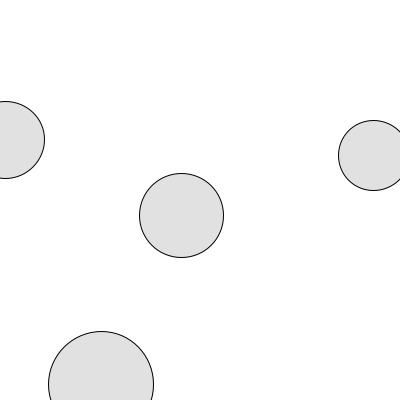
Frame 1 (no input)
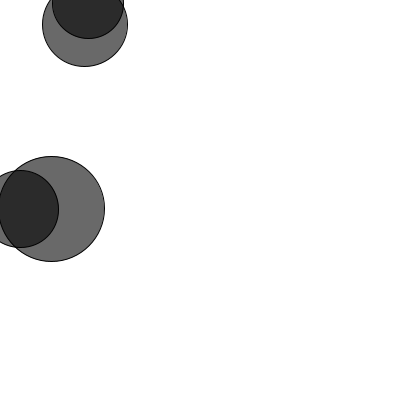
Frame 60 (the mouse pressed at the canvas centre just before this capture)
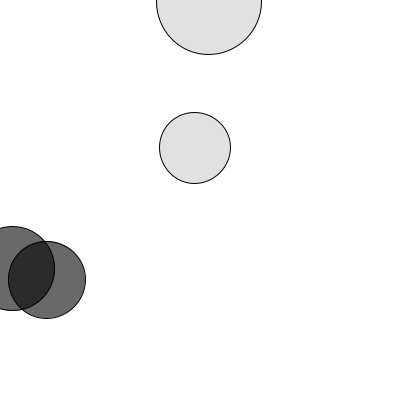
Frame 120 (the mouse held since frame 60 and released just before this capture)

The Processing sketch that drew these frames (run headless with seeded random() and noise(); from frame 60 on, the mouse is pressed at the canvas centre):

// Processing sketch: processing_170241
// ── processing_170241.pde

Ball ball1;
Ball ball2;
Ball[] allBalls = new Ball[4];

void setup() {
  size(400, 400);
  smooth();
  for (int i = 0; i < allBalls.length; i ++ ) {
    allBalls[i] = new Ball (random(32, 64));
  }
}

void draw() {
  background(255);
  for (int i = 0; i < allBalls.length; i ++ ) {
    allBalls[i].move();
  }
  for (int j = 0; j < allBalls.length; j ++) {
    for (int z = 0; z< allBalls.length; z ++) {
      if (j !=z) {
        if (allBalls[j].intersect(allBalls[z])) {
          allBalls[j].highlight();
          allBalls[z].highlight();
        }
      }
    }
  }
  for (int k = 0; k < allBalls.length; k ++) {
    allBalls[k].display();
  }
}
class Ball {
  
  float r; // radius
  float x,y;
  float xspeed,yspeed;
  color c = color(100,50);
  
  // Constructor
  Ball(float tempR) {
    r = tempR;
    x = random(width);
    y = random(height);
    xspeed = random( -5,5);
    yspeed = random( -5,5);
  }
  
  void move() {
    x += xspeed; // Increment x
    y += yspeed; // Increment y
    
    // Check horizontal edges
    if (x > width || x < 0) {
      xspeed *= - 1;
    }
    
    // Check vertical edges
    if (y > height || y < 0) {
      yspeed *= - 1;
    }
  }
  
  // Whenever the balls are touching, this highlight() function is called 
  // and the color is darkened.
  void highlight() { 
    c = color(0,150);
  }
  
  // Draw the ball
  void display() {
    stroke(0);
    fill(c);
    ellipse(x,y,r*2,r*2);
     // After the ball is displayed, the color is reset back to a darker gray.
    c = color(100,50);
  }
  
  // A function that returns true or false based on whether two circles intersect
  // If distance is less than the sum of radii the circles touch
  boolean intersect(Ball b) {
    
    // Objects can be passed into functions as arguments too! 
    float distance = dist(x,y,b.x,b.y); // Calculate distance
    
    // Compare distance to sum of radii
    if (distance < r + b.r) {
      return true;
    } else {
      return false;
    }
  }
}
